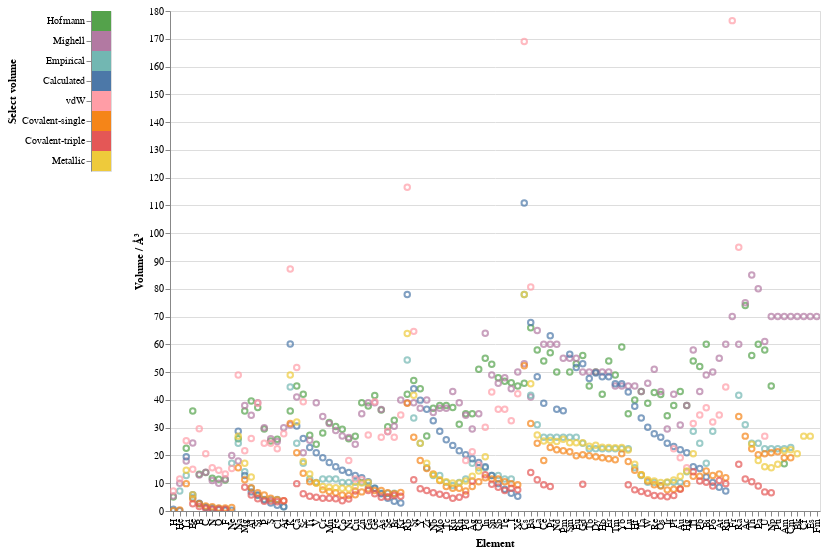

Notebook code cell kept with this figure:
### Markdown cell above
# Comparison with other atomic volumes

Let's compare Hofmann's volumes to those obtained from other sources. Hofmann's article compares his volumes to those derived by Mighell and coworkers, which were published in 1987. As additional comparison points, which highlight the importance of using *crystallographic volumes* in this context, I also downloaded some [atomic radii data](https://en.wikipedia.org/wiki/Atomic_radii_of_the_elements_%28data_page%29) from Wikipedia and converted these into atomic volumes (assuming spherical atoms). Sources for these radii may be found at the bottom of the Wikipedia article.

Click on the coloured boxes in the top left to view individual types of volume, and shift-click to add other volumes back in again.

### Code cell
#collapse-hide
import json
import pandas as pd
import numpy as np
import altair as alt

with open("files/Hofmann-volumes.json") as hv:
    hofmann_volumes = json.load(hv)
hv.close()

vols = []
for i, key in enumerate(hofmann_volumes.keys()):
    vols.append([i+1, key, hofmann_volumes[key]])

df = pd.DataFrame(vols)
df.columns = ["Atomic number", "Element", "Hofmann"]
df.reset_index(drop=True, inplace=True)
df.replace("N/A", np.NaN, inplace=True)

wikiradii = pd.read_excel("files/wikipedia_radii.xlsx")
wikiradii.replace("", np.NaN, inplace=True)

radtype = ["Mighell", "Empirical","Calculated","vdW","Covalent-single","Covalent-triple",
        "Metallic"]
for r in radtype:
    # Radii are in pm so /100 to convert to angstroms.
    if r == "Mighell":
        df[r] = wikiradii[r].values.astype(float)
    else:
        df[r] = (4*np.pi/3)*(wikiradii[r].values.astype(float)/100)**3


# Convert our dataframe to long-form as this is what is expected by altair
dflong = df.melt("Atomic number", var_name="Volume",
                value_vars=["Hofmann"] + radtype)

# Restore the element symbols to the long dataframe
element = []
for an in dflong["Atomic number"]:
    element.append(df["Element"][df["Atomic number"] == an].item())
dflong["Element"] = element

# Select tool modifies opacity of plotted points
"""selection = alt.selection_single(
    name='Select type of',
    fields=['Volume'],
    init={'Volume': "Hofmann"},
    bind={'Volume': alt.binding_select(options=["Hofmann"] + radtype)}
)"""

click = alt.selection_multi(encodings=["color"])

# scatter plot, modify opacity based on selection
scatter = alt.Chart(dflong).mark_point().encode(
    x=alt.X('Element:N',sort=dflong["Atomic number"].values),
    y=alt.Y("value:Q", axis=alt.Axis(title='Volume / Å³')),
    tooltip=['Element', 'Volume:N', 'value'],
    #opacity=alt.condition(selection, alt.value(1.0), alt.value(.1)),
    color="Volume:N"
).transform_filter(click).properties(width=650, height=500).interactive()

# legend
legend = alt.Chart(dflong).mark_rect().encode(
    y=alt.Y('Volume:N', axis=alt.Axis(title='Select volume'), sort=[4,6,0,1,2,3,5,7]),
    color=alt.condition(click, 'Volume:N',
                        alt.value('lightgray'), legend=None),
).properties(
    selection=click,
)

chart = (legend | scatter)


chart

### Figure 1 — Vega-Lite specification as saved in the notebook (floating-point values rounded to 4 significant figures; data arrays with more than 128 entries replaced by an {"elided": "..."} marker saying what was removed)
{"config": {"view": {"continuousWidth": 400, "continuousHeight": 300}}, "hconcat": [{"mark": "rect", "encoding": {"color": {"condition": {"type": "nominal", "field": "Volume", "legend": null, "selection": "selector075"}, "value": "lightgray"}, "y": {"type": "nominal", "axis": {"title": "Select volume"}, "field": "Volume", "sort": [4, 6, 0, 1, 2, 3, 5, 7]}}, "selection": {"selector075": {"type": "multi", "encodings": ["color"]}}}, {"mark": "point", "encoding": {"color": {"type": "nominal", "field": "Volume"}, "tooltip": [{"type": "nominal", "field": "Element"}, {"type": "nominal", "field": "Volume"}, {"type": "quantitative", "field": "value"}], "x": {"type": "nominal", "field": "Element", "sort": {"elided": "800 float values"}}, "y": {"type": "quantitative", "axis": {"title": "Volume / Å³"}, "field": "value"}}, "height": 500, "selection": {"selector076": {"type": "interval", "bind": "scales", "encodings": ["x", "y"]}}, "transform": [{"filter": {"selection": "selector075"}}], "width": 650}], "data": {"name": "data-64cfb03cdc63470b9a98df00e2b9fee0"}, "$schema": "https://vega.github.io/schema/vega-lite/v4.8.1.json", "datasets": {"data-64cfb03cdc63470b9a98df00e2b9fee0": {"elided": "800 records"}}}
